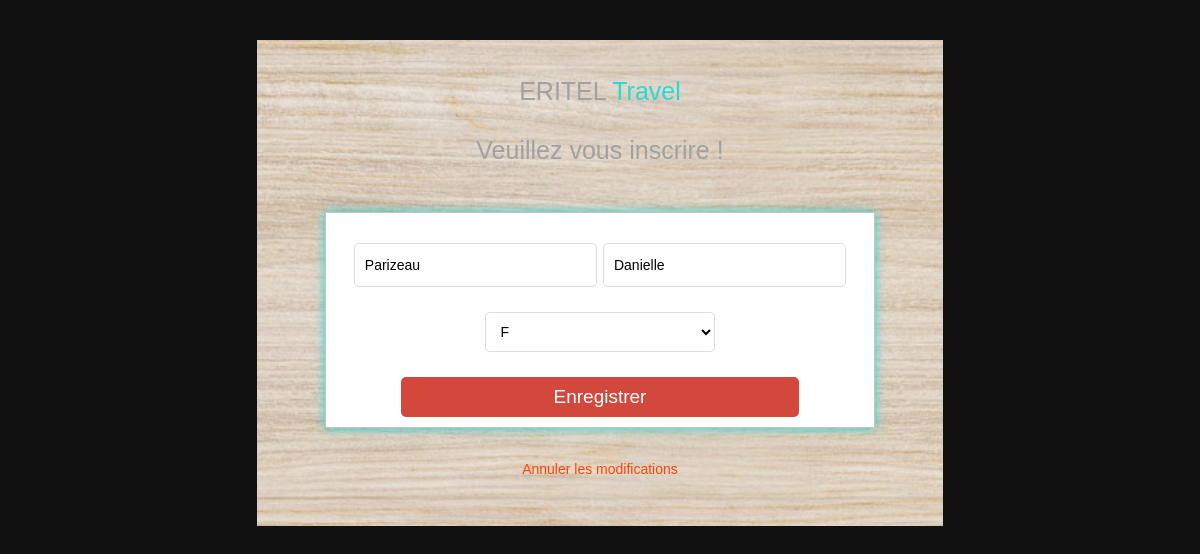
/Users/editTourism?id=29 (signed in), run on the app's committed database.
### tables this page shows
CREATE TABLE `tourisme` (
  `id` int(4) NOT NULL,
  `lname` varchar(50) NOT NULL,
  `fname` varchar(50) NOT NULL,
  `civilite` varchar(1) NOT NULL,
  `image` varchar(100) NOT NULL,
  `idGuide` int(4) NOT NULL
);

### App/Controllers/Users.php (called while the page is built, shortened)
<?php
class Users extends \Core\Controller {
  public function editTourismAction() {
    View::render("Admin/edit_tourist.php");
  }
}

### public/index.php (called while the page is built, shortened)
<?php
$router = new Core\Router();
$router->add('', ['controller' => 'Users', 'action' => 'accueil']);
$router->add('login', ['controller' => 'Users', 'action' => 'login']);
$router->add('admin', ['controller' => 'Users', 'action' => 'login']);
$router->add('about', ['controller' => 'Users', 'action' => 'about']);
$router->add('contact', ['controller' => 'Users', 'action' => 'contact']);
$router->add('site', ['controller' => 'Users', 'action' => 'site']);
$router->add('{controller}/{action}');
$router->add("{controller}/{id:\d+}/{action}");
$router->add("admin/{controller}/{action}", ["namespace" => "Admin"]);
$router->dispatch($_SERVER["QUERY_STRING"]);

### App/Views/Admin/edit_tourist.php (the view, shortened to what this page needs)
<?php
    require_once 'connexion.php';
?>
<!DOCTYPE html>
<html lang="en">
<head>
    <link rel="stylesheet" href="../../ressources/css/styleForm.css">
</head>
<body>
	<div class="containe">
		<h1 class="box-logo box-title">ERITEL <span>Travel</span></h1>
		<h1 class="box-title">Veuillez vous inscrire !</h1>
        <?php
            $getId = $_GET['id'];
            $request = $connexion->prepare("SELECT * FROM `tourisme` WHERE id = ?");
            $request->execute([$getId]);
            if($request->rowCount() > 0){
            while($tourism = $request->fetch(PDO::FETCH_ASSOC)){
        ?>
		<form action="/TouristeController/updateTourist" method="POST" enctype="multipart/form-data" class="box">
			<input type="text" class="box-input" name="lname" placeholder="Nom" required value="<?= $tourism['lname']; ?>" />
			<input type="text" class="box-input" name="fname" placeholder="Prénom" required value="<?= $tourism['fname']; ?>" />
            <select class="box-input" name="civilite" id="civilite" >
                <option value="" disabled selected><?= $tourism['civilite']; ?></option>
            </select>
			<input type="submit" name="enregistrer" value="Enregistrer" class="box-button" />
		</form>
        <?php
            }
            }
        ?>
		<p class="box-register"><a href="/TouristeController/showTourist">Annuler les modifications</a></p>
	</div>
</body>
</html>

### public/ressources/css/styleForm.css (style rules this page uses)
* { font-family: 'Raleway', sans-serif; }
:root { --first_color:#fff; --second_color:#111; --tird_color:#29d9d5; --forth_color:#222; --fith_color:#999; }
body { background: var(--second_color); background-repeat: no-repeat; background-position: center; background-size: cover; display: flex; justify-content: center; align-items: center; }
.containe { margin: 2rem auto; background: url('../assets/fond-design-texture-bois-chene_53876-143033.jpg'); background-repeat: no-repeat; background-position: center; background-size: cover; max-width: 1000px; padding: 3rem 2rem; text-align: center; }
.containe .box { display: flex; flex-wrap: wrap; align-items: center; justify-content: space-around; border: 1px solid #c4c4c4; padding: 30px 25px 10px 25px; background: white; margin: 2rem auto; max-width: 80%; box-shadow: 0 0 10px var(--tird_color); text-align: center; }
.containe h1.box-logo span { color: var(--tird_color); }
.containe h1.box-title { color: #a1a1a1; font-weight: 300; padding: 15px 25px; line-height: 30px; font-size: 25px; text-align:center; margin: -27px -26px 26px; }
.containe .box .box-button { border-radius: 5px; background: #d2483c; text-align: center; cursor: pointer; font-size: 19px; width: 80%; height: 40px; padding: 0; color: #fff; border: 0; outline:0; }
.containe .box-register { text-align:center; margin-bottom:0px; }
.containe .box-register a { text-decoration:none; font-size:14px; color:orangered; }
.containe .box .box-input { font-size: 14px; background: #fff; border: 1px solid #ddd; margin-bottom: 25px; padding-left:10px; border-radius: 5px; flex-basis: 46%; height: 40px; }

### data on the page
tourisme: lname "Parizeau", fname "Danielle", civilite "F"
